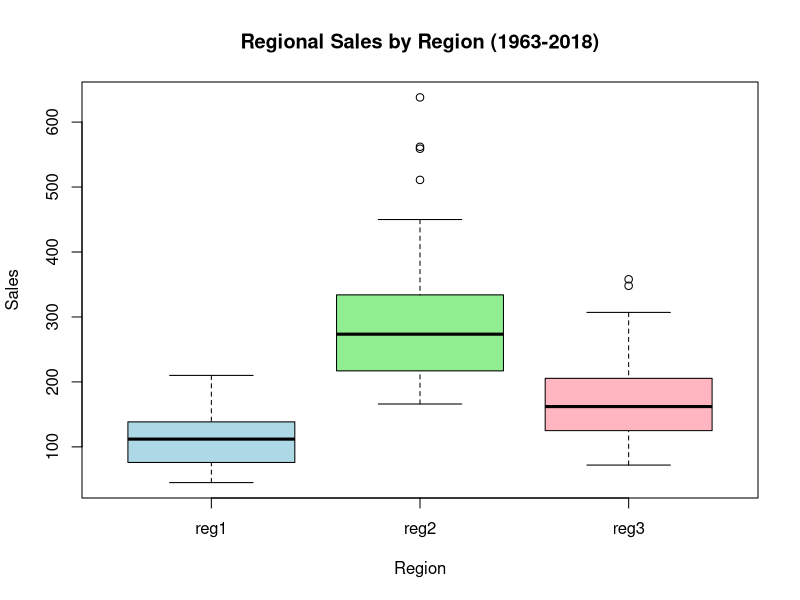
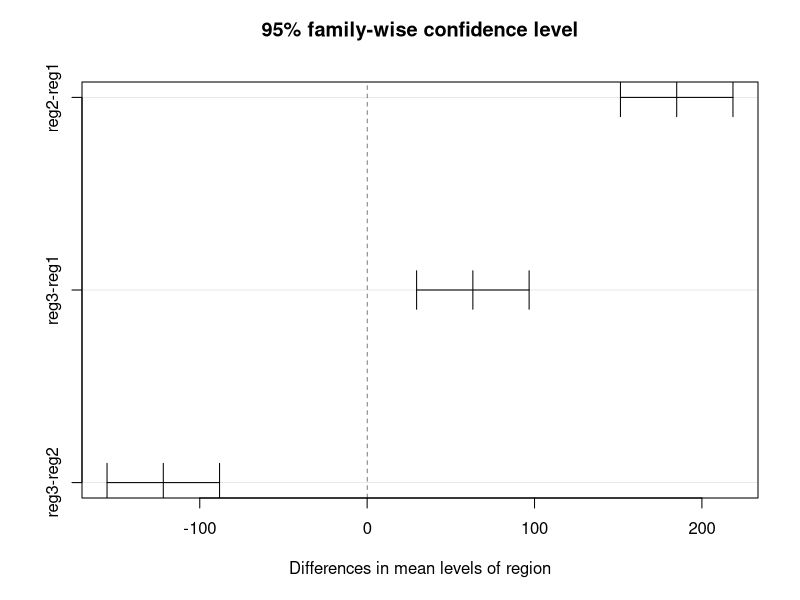

The R script that drew these images, in order:
#---------------------------------------------------------------#
# ALY 3015 - Assignment 1                                        #
# Question 2: One-way ANOVA on the regionalsales data            #
#   (reg1, reg2, reg3) -- which regions differ in average sales? #
#---------------------------------------------------------------#
# STEP 0: In Excel, "Save As" -> CSV to create regionalsales.csv,
#         then set your working directory to where it lives:
#   setwd("C:/path/to/your/folder")

# ---- Import the CSV ----
sales_wide <- read.csv("regionalsales.csv")
str(sales_wide)      # columns: Years, reg1, reg2, reg3 (one row per year)
head(sales_wide)

# ---- Reshape from WIDE to LONG so ANOVA can read it ----
# ANOVA needs ONE column of values and ONE column of group labels.
# stack() stacks the three region columns into that shape.
long <- stack(sales_wide[, c("reg1", "reg2", "reg3")])
names(long) <- c("sales", "region")   # rename to friendly names
head(long)
table(long$region)                     # 56 observations per region

# Group means for context
aggregate(sales ~ region, data = long, FUN = mean)

# ---- (i) Boxplot + ANOVA ----
boxplot(sales ~ region, data = long,
        main = "Regional Sales by Region (1963-2018)",
        xlab = "Region", ylab = "Sales",
        col = c("lightblue", "lightgreen", "lightpink"))

fit <- aov(sales ~ region, data = long)
summary(fit)          # check Pr(>F): if < 0.05, the region means are NOT all equal

# ---- (ii) If significant, find WHICH pairs differ (post-hoc) ----
TukeyHSD(fit)         # any pair whose p adj < 0.05 is significantly different
plot(TukeyHSD(fit))   # a pair differs if its interval does NOT cross 0
